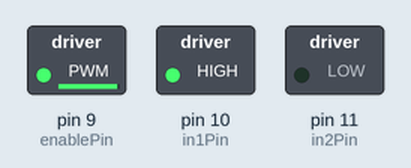
Bench run of a sketch on a simulated Arduino Uno, built with avr-gcc and run on an emulated ATmega328P. Shown: switched loads named in the sketch (green lamp = pin HIGH).

Above: at 0.1 s.
Timing chart, 0 to 1.6 s (numbered marks = the images above):
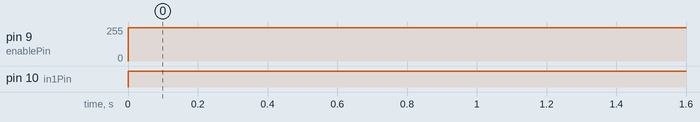

The sketch:

motor_v1.ino
```cpp
int enablePin = 9;
int in1Pin = 10;
int in2Pin = 11;
int motorSpeed = 250;
boolean reverse = LOW;

void setup() {
  pinMode(in1Pin, OUTPUT);
  pinMode(in2Pin, OUTPUT);
  pinMode(enablePin, OUTPUT);
}

void loop() {
  setMotor(motorSpeed, reverse);
}

void setMotor(int motorSpeed, boolean reverse) {
  analogWrite(enablePin, motorSpeed);
  digitalWrite(in1Pin, !reverse);
  digitalWrite(in2Pin, reverse);
}
```

Measured:
- by itself, pin 9 (enablePin): 0/255 → 250/255 at 0.00 s
- by itself, pin 10 (in1Pin): LOW → HIGH at 0.00 s
